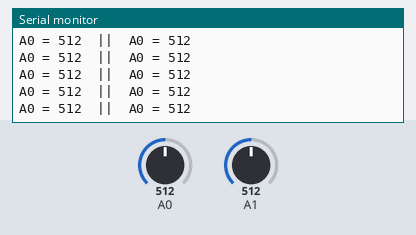
Recording of a sketch running on a simulated Arduino Uno, built with avr-gcc and run on an emulated ATmega328P. On the bench: the last lines printed to the serial monitor. The test bench sets the inputs (shaded band); at power-on: A0 = 512, A1 = 512.

Above: at 1.2 s.
1.3 s: A0 set to 108
At 2.3 s:
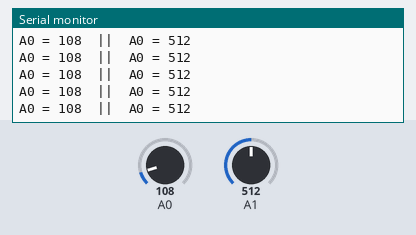
4.3 s: A0 set to 88
At 5.0 s:
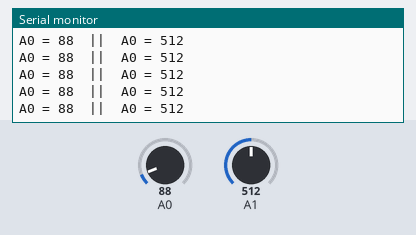
7.3 s: A1 set to 11
At 7.9 s:
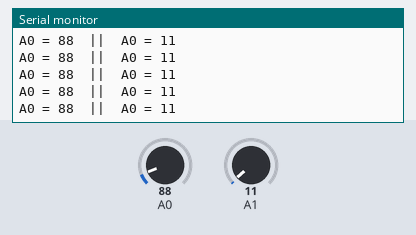
8.8 s: A1 set to 8
At 9.9 s:
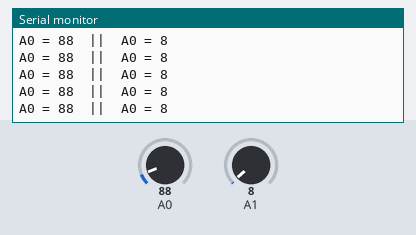
Timing chart, 0 to 11.8 s (numbered marks = the images above; inputs shaded):
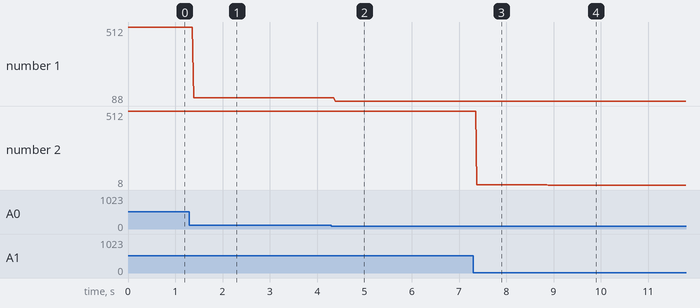

The sketch:

P4.1.2_Serial_con_2_pot.ino
```cpp
void setup() {        //Inicialización del programa
  Serial.begin(9600); //Declaracion del monitor serial y su velocidad
}
void loop() {                   //Programa que se repite
  int pot1 = analogRead(A0);    //Lectura del pin analogico A0
  int pot2 = analogRead(A1);    //Lectura del pin analogico A1
  Serial.print("A0 = ");        //Imprime el texto entre comillas
  Serial.print(pot1);           //Imprime el valor de pot1 en el monitor serial
  Serial.print("  ||  A0 = ");  //Imprime el texto entre comillas
  Serial.print(pot2);           //Imprime el valor de pot2 en el monitor serial
  Serial.print("\n");           //Crea una nueva linea
  delay(1);                     //Espera 1ms
}
```

Measured:
- after the input at 1.3 s, the serial monitor: prints a new line after 0.09 s (image 1)
- after the input at 4.3 s, the serial monitor: prints a new line after 0.08 s (image 2)
- after the input at 7.3 s, the serial monitor: prints a new line after 0.08 s (image 3)
- after the input at 8.8 s, the serial monitor: prints a new line after 0.08 s (image 4)
- plotted number 1: 512 → 108 after the input at 1.3 s, 108 → 88 after the input at 4.3 s
- plotted number 2: 512 → 11 after the input at 7.3 s, 11 → 8 after the input at 8.8 s
